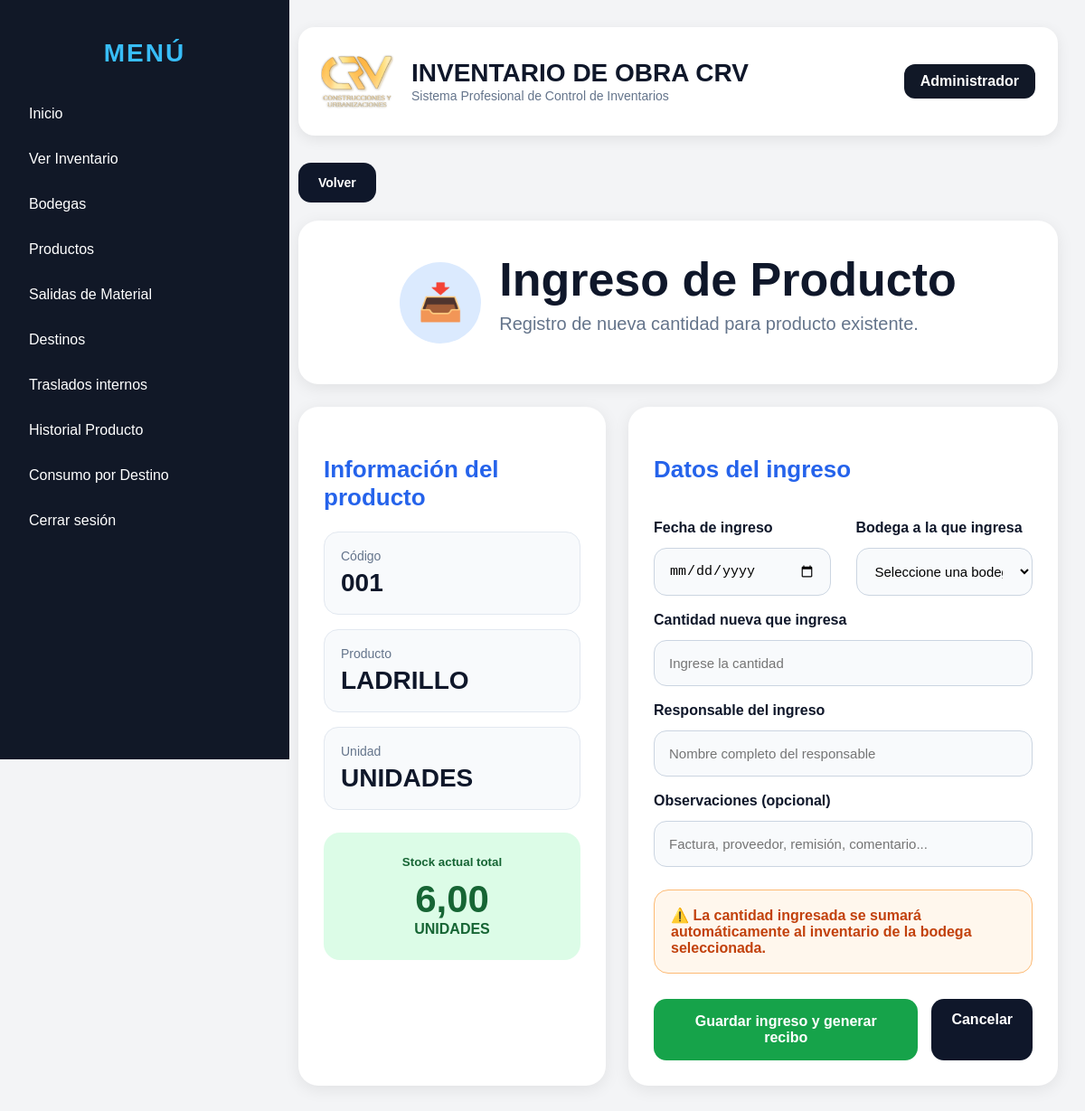
Page /productos/ingresar/1 (signed in) on the committed database.
### models/usuario.py (models this page shows, shortened)
class Usuario(db.Model, UserMixin):
    __tablename__ = "usuarios"
    id = db.Column(db.Integer, primary_key=True)
    nombre = db.Column(db.String(100), nullable=False)
    usuario = db.Column(db.String(50), unique=True, nullable=False)
    password_hash = db.Column(db.String(200), nullable=False)
    rol = db.Column(db.String(50), default="ADMIN")

### models/producto.py (models this page shows)
class Producto(db.Model):
    __tablename__ = "productos"
    id = db.Column(db.Integer, primary_key=True)
    codigo = db.Column(db.String(50), unique=True, nullable=False)
    nombre = db.Column(db.String(150), nullable=False)
    categoria = db.Column(db.String(100))
    unidad = db.Column(db.String(50))
    stock = db.Column(db.Float, default=0)
    stock_minimo = db.Column(db.Float, default=0)
    precio = db.Column(db.Float, default=0)
    activo = db.Column(db.Boolean, default=True)

### routes/productos.py (the view, shortened to what this page needs)
@productos_bp.route("/productos/ingresar/<int:id>", methods=["GET", "POST"])
@login_required
def ingresar_producto(id):
    producto = Producto.query.get_or_404(id)
    bodegas = Obra.query.order_by(Obra.nombre.asc()).all()
    return render_template(
        "productos/ingresar.html",
        producto=producto,
        bodegas=bodegas
    )

### templates/productos/ingresar.html (shortened to what this page needs)
{% extends "base.html" %}
{% block content %}
<div class="header-actions no-print">
    <button onclick="window.history.back()" class="btn-dark-custom">
        Volver
    </button>
</div>
<div class="page-title-card">
    <div class="title-icon">
        📥
    </div>
    <div>
        <h1>Ingreso de Producto</h1>
        <p>Registro de nueva cantidad para producto existente.</p>
    </div>
</div>
<div class="ingreso-grid">
    <div class="producto-info-card">
        <h3>Información del producto</h3>
        <div class="producto-item">
            <span>Código</span>
            <strong>{{ producto.codigo }}</strong>
        </div>
        <div class="producto-item">
            <span>Producto</span>
            <strong>{{ producto.nombre }}</strong>
        </div>
        <div class="producto-item">
            <span>Unidad</span>
            <strong>{{ producto.unidad }}</strong>
        </div>
        <div class="stock-total-card">
            <small>Stock actual total</small>
            <h2>
                {{ "{:,.2f}".format(producto.stock).replace(",", "X").replace(".", ",").replace("X", ".") }}
            </h2>
            <span>{{ producto.unidad }}</span>
        </div>
    </div>
    <div class="formulario-card">
        <h3>Datos del ingreso</h3>
        <form method="POST">
            <div class="form-grid">
                <div>
                    <label>Fecha de ingreso</label>
                    <input
                        type="date"
                        name="fecha_ingreso"
                        value="{{ fecha_actual }}"
                        required
                    >
                </div>
                <div>
                    <label>Bodega a la que ingresa</label>
                    <select name="obra_id" required>
                        <option value="">
                            Seleccione una bodega
                        </option>
                    </select>
                </div>
            </div>
            <label>Cantidad nueva que ingresa</label>
            <input
                type="number"
                step="0.01"
                name="cantidad"
                placeholder="Ingrese la cantidad"
                required
            >
            <label>Responsable del ingreso</label>
            <input
                type="text"
                name="responsable"
                placeholder="Nombre completo del responsable"
                required
            >
            <label>Observaciones (opcional)</label>
            <input
                type="text"
                name="observaciones"
                placeholder="Factura, proveedor, remisión, comentario..."
            >
            <div class="alerta-info">
                ⚠️ La cantidad ingresada se sumará automáticamente
                al inventario de la bodega seleccionada.
            </div>
            <div class="acciones-formulario">
                <button type="submit" class="btn-success-custom">
                    Guardar ingreso y generar recibo
                </button>
                <a href="/productos" class="btn-cancelar">
                    Cancelar
                </a>
            </div>
        </form>
    </div>
</div>
{% endblock %}

### templates/base.html (shortened to what this page needs)
<!DOCTYPE html>
<html lang="es">
<head>
</head>
<body>
    <div class="sidebar">
        <h2 class="menu-title">MENÚ</h2>
        <a href="/dashboard">Inicio</a>
        <a href="/existencias">Ver Inventario</a>
        <a href="/obras">Bodegas</a>
        <a href="/productos">Productos</a>
        <a href="/movimientos">Salidas de Material</a>
        <a href="/destinos">Destinos</a>
        <a href="/traslados/nuevo">Traslados internos</a>
        <a href="/historial-producto">Historial Producto</a>
        <a href="/consumos/destino">Consumo por Destino</a>
        <a href="/logout">Cerrar sesión</a>
    </div>
    <div class="content">
        <div class="topbar">
            <div class="topbar-left">
                <img src="{{ url_for('static', filename='logo.png') }}">
                <div>
                    <h1>INVENTARIO DE OBRA CRV</h1>
                    <span>Sistema Profesional de Control de Inventarios</span>
                </div>
            </div>
            <div class="topbar-right">
                {{ current_user.nombre }}
            </div>
        </div>
        {% block content %}{% endblock %}
    </div>
</body>
</html>

### templates/base.html (style rules this page uses)
body { margin: 0; font-family: Arial, sans-serif; background: #f3f4f6; }
.sidebar { width: 280px; height: 100vh; background: #111827; color: white; position: fixed; padding: 20px; }
.sidebar h2 { margin-bottom: 30px; color: #38bdf8; }
.menu-title { color:white; text-align:center; font-size:28px; margin-bottom:35px; letter-spacing:2px; font-weight:800; }
.sidebar a { display: block; color: white; text-decoration: none; padding: 12px; border-radius: 8px; margin-bottom: 8px; }
.content { margin-left: 300px; padding: 30px; }
.topbar { background: white; padding: 15px 20px; border-radius: 12px; margin-bottom: 25px; box-shadow: 0 2px 8px rgba(0,0,0,0.08); }
.topbar { background:white; padding:20px 25px; border-radius:18px; margin-bottom:30px; box-shadow:0 4px 15px rgba(0,0,0,0.08); display:flex; justify-content:space-between; align-items:center; }
.topbar-left { display:flex; align-items:center; gap:20px; }
.topbar-left img { width:80px; height:80px; object-fit:contain; }
.topbar-left h1 { margin:0; color:#0f172a; font-size:28px; }
.topbar-left span { color:#64748b; font-size:14px; }
.topbar-right { background:#111827; color:white; padding:10px 18px; border-radius:12px; font-weight:bold; }
input, select { width: 100%; padding: 10px; margin-top: 5px; border: 1px solid #d1d5db; border-radius: 8px; }
button, .btn { background: #2563eb; color: white; padding: 10px 16px; border: none; border-radius: 8px; text-decoration: none; cursor: pointer; display: inline-block; font-size: 14px; font-weight: 600; transition: all 0.2s ease; }
.header-actions { display: flex; justify-content: space-between; align-items: center; margin-bottom: 20px; }
.form-grid { display: grid; grid-template-columns: 1fr 1fr; gap: 18px; }
.form-grid { display:grid; grid-template-columns:1fr 1fr; gap:20px; }
.form-grid div { display:flex; flex-direction:column; }
label { margin-bottom:5px; }
.page-title-card { background:white; border-radius:22px; padding:35px; display:flex; align-items:center; justify-content:center; gap:20px; margin-bottom:25px; box-shadow:0 4px 18px rgba(0,0,0,0.08); }
.page-title-card h1 { margin:0; color:#0f172a; font-size:52px; }
.page-title-card p { margin-top:8px; color:#64748b; font-size:20px; }
.title-icon { width:90px; height:90px; border-radius:50%; background:#dbeafe; display:flex; align-items:center; justify-content:center; font-size:40px; }
.ingreso-grid { display:grid; grid-template-columns:340px minmax(0, 1fr); gap:25px; margin-top:20px; }
.producto-info-card, .formulario-card { background:white; border-radius:22px; padding:28px; box-shadow:0 4px 18px rgba(0,0,0,0.08); }
.producto-info-card h3, .formulario-card h3 { color:#2563eb; margin-bottom:22px; font-size:26px; }
.producto-item { background:#f8fafc; border:1px solid #e2e8f0; border-radius:16px; padding:18px; margin-bottom:16px; }
.producto-item span { display:block; color:#64748b; font-size:14px; margin-bottom:6px; }
.producto-item strong { font-size:28px; color:#0f172a; }
.stock-total-card { margin-top:25px; background:#dcfce7; border-radius:18px; padding:25px; text-align:center; }
.stock-total-card small { display:block; color:#166534; margin-bottom:10px; font-weight:600; }
.stock-total-card h2 { margin:0; font-size:42px; color:#166534; }
.stock-total-card span { font-weight:bold; color:#166534; }
.form-grid { display:grid; grid-template-columns:1fr 1fr; gap:28px; }
.formulario-card label { display:block; margin-top:18px; margin-bottom:8px; font-weight:600; color:#0f172a; }
.formulario-card input, .formulario-card select { width:100%; padding:16px; border-radius:14px; border:1px solid #cbd5e1; background:#f8fafc; font-size:15px; box-sizing:border-box; max-width:100%; }
.alerta-info { margin-top:25px; background:#fff7ed; border:1px solid #fdba74; color:#c2410c; padding:18px; border-radius:16px; font-weight:600; }
.acciones-formulario { display:flex; gap:15px; margin-top:28px; }
.btn-success-custom { background:#16a34a; color:white; border:none; padding:16px 24px; border-radius:14px; font-size:16px; font-weight:bold; cursor:pointer; }
.btn-dark-custom, .btn-cancelar { background:#0f172a; color:white; padding:14px 22px; border-radius:14px; text-decoration:none; border:none; font-weight:bold; cursor:pointer; }

### rows in the picture
Usuario: nombre "Administrador"
Producto: codigo "001", nombre "LADRILLO", unidad "UNIDADES", stock "6,00"
